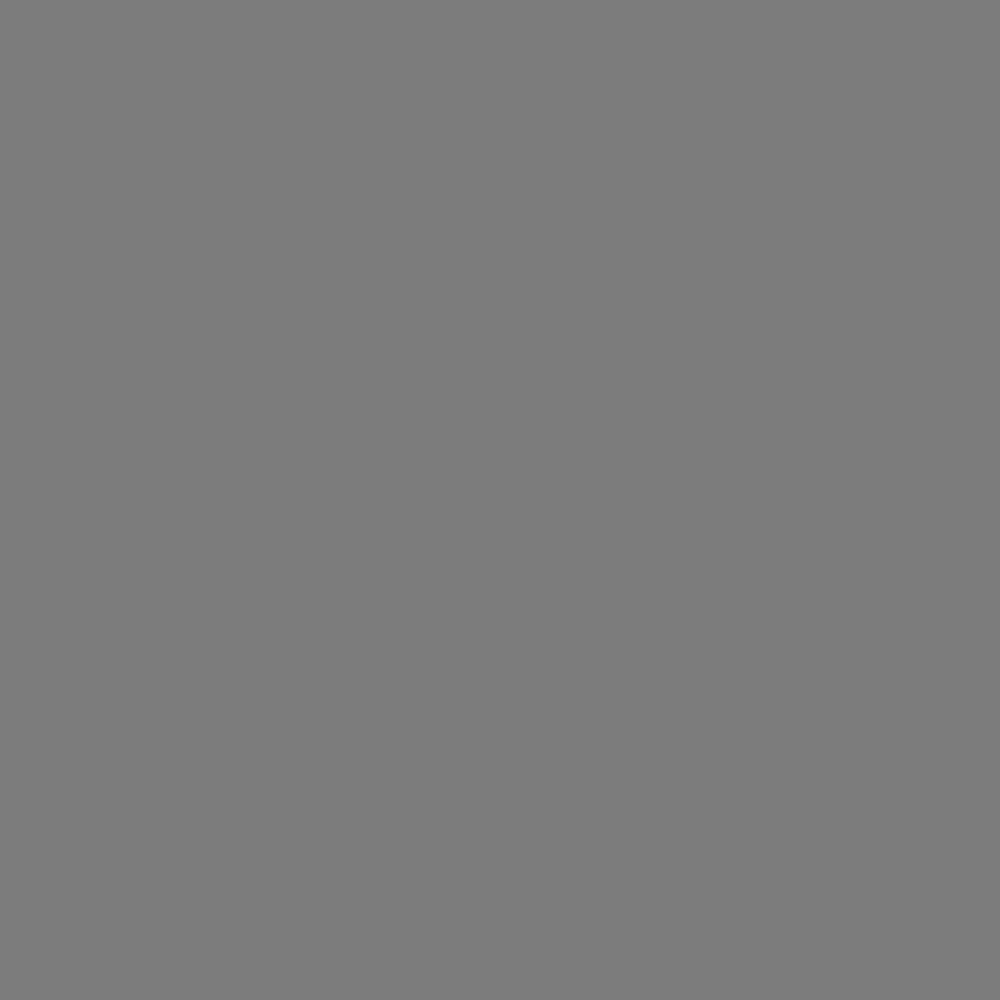
Frame 1 (no input)
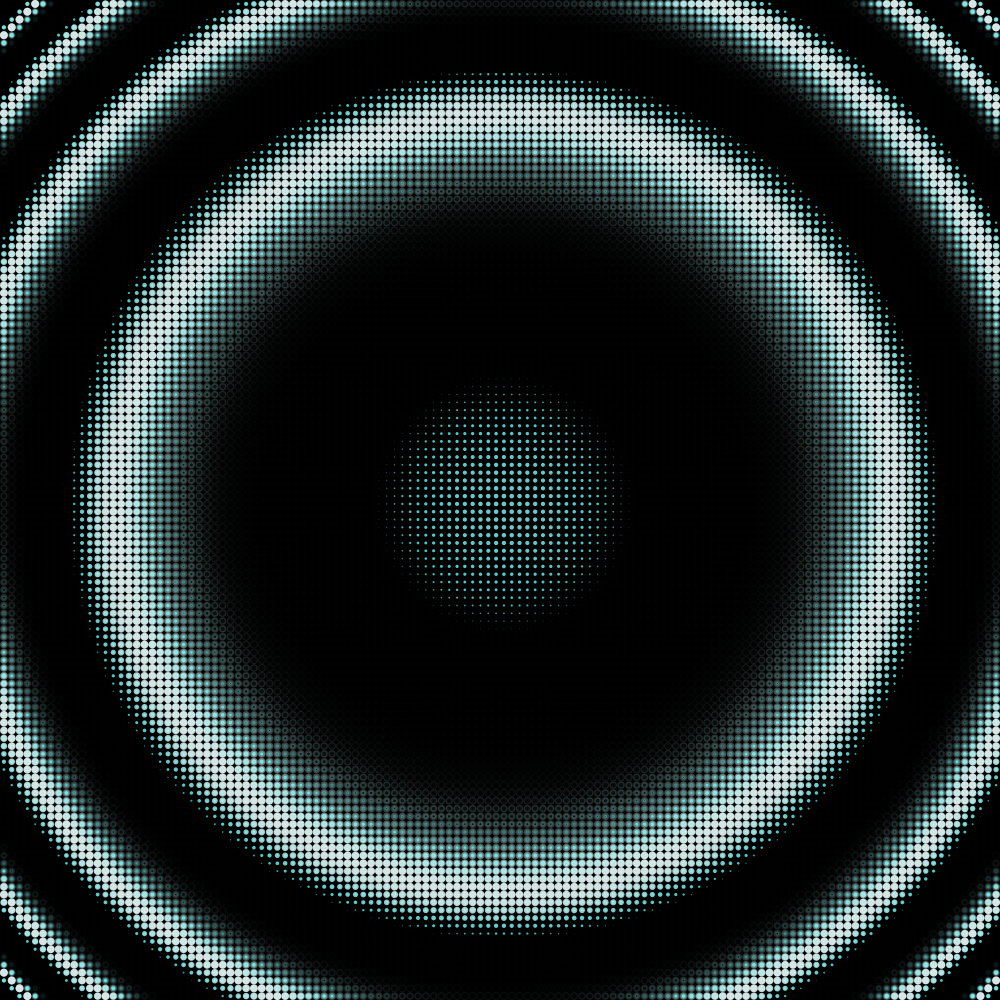
Frame 60 (the mouse pressed at the canvas centre just before this capture)
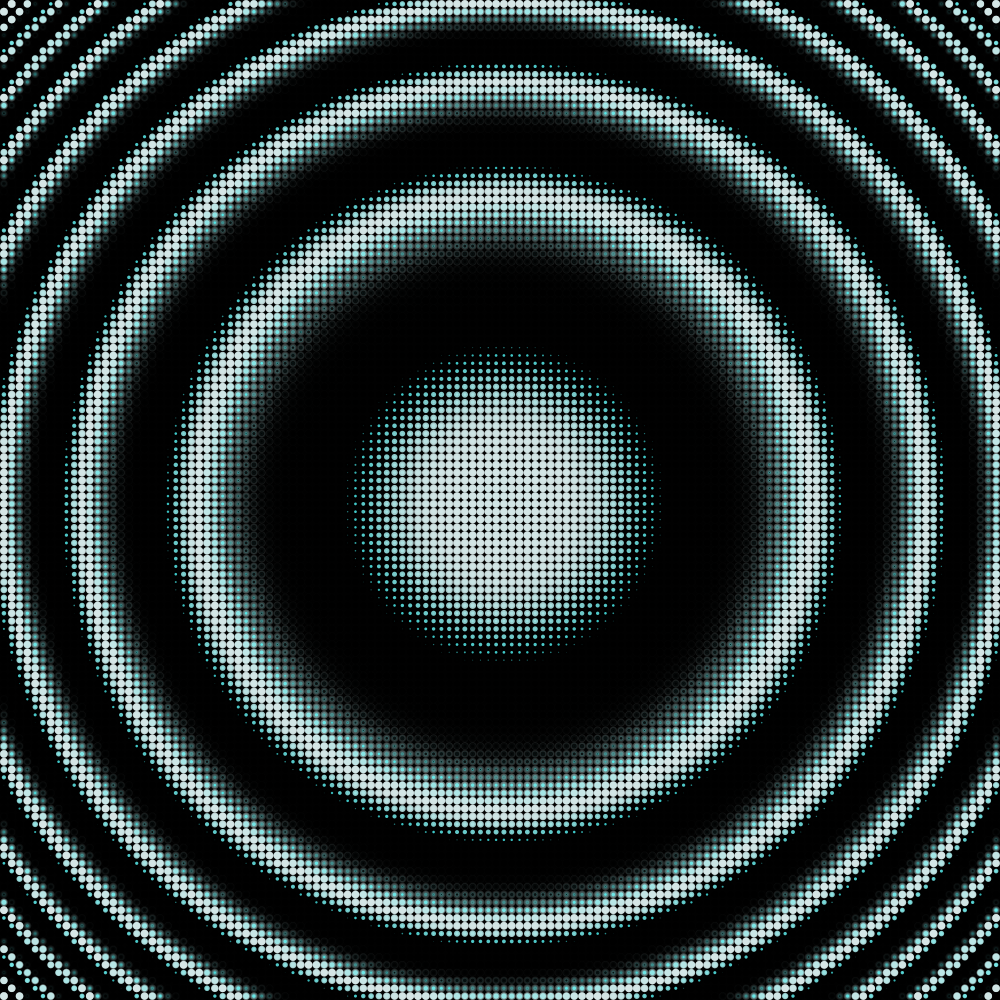
Frame 120 (the mouse held since frame 60 and released just before this capture)

The Processing sketch that drew these frames (run headless with seeded random() and noise(); from frame 60 on, the mouse is pressed at the canvas centre):

// Processing sketch: pixelCirc
// ── pixelCirc.pde
VectorField vField;
int unitPerSide=128;
int sizeCanvas=512;
float counter=0;
float convolveFactor;

void setup() {
  size(1000, 1000);
  //fullScreen();
  smooth();
  vField = new VectorField(unitPerSide, unitPerSide );
  vField.drawVectorField();
}

void draw() {
  fill(0, 100);
  rect(0, 0, width, height);
  //convolveFactor = 0.01;
  vField.updateField();
  vField.drawVectorField();
  convolveFactor += 0.006;
}

class VectorField {
  PVector[][] field;
  PVector gridSize;
  float pStep;
  float pStepSize;
  float scaling= 2*sizeCanvas/unitPerSide;
  float decoherence = 0.02075;
  VectorField(int x, int y) {
    gridSize = new PVector(x, y);
    field = new PVector[x][y];
    pStep = 0.f;
    pStepSize = .01;
    updateField();
  }

  void updateField() {
  //counter=counter+ 0.0005; //sqrt(convolveFactor/10000)
  //pStep+=pStepSize;
    for (int i=0; i<gridSize.x; i++) {
      for (int j=0; j<gridSize.y; j++) {
        // float noisy= noise(i*decoherence + pStep, j*decoherence + pStep);
        float spacefun=sqrt (i * (gridSize.x-i) +  j *(gridSize.y-j) );
        float theta = (spacefun*  (convolveFactor)) ; //*noisy;// * sin(counter);// * (0.8 + noisy/5);
        float ampx =  sin(theta);
        field[i][j] = new PVector(ampx*scaling, ampx*scaling);
      }
    }
  }

  void drawVectorField() {
    for (int i=0; i<gridSize.x; i++) {
      for (int j=0; j<gridSize.y; j++) {
        float myx=(i+0.5)*width/gridSize.x;
        float myy=(j+0.5)*height/gridSize.y;
        noStroke(); //(255);
        fill(255);
        //fill((3.5*(field[i][j].x*field[i][j].y))%255, 255, 255);
        fill(30*field[i][j].y, 100*field[i][j].y, 100*field[i][j].y, 200);
        //strokeWeight(2.6);
        ellipse(myx, myy, field[i][j].x, field[i][j].y);
      }
    }
  }
}
